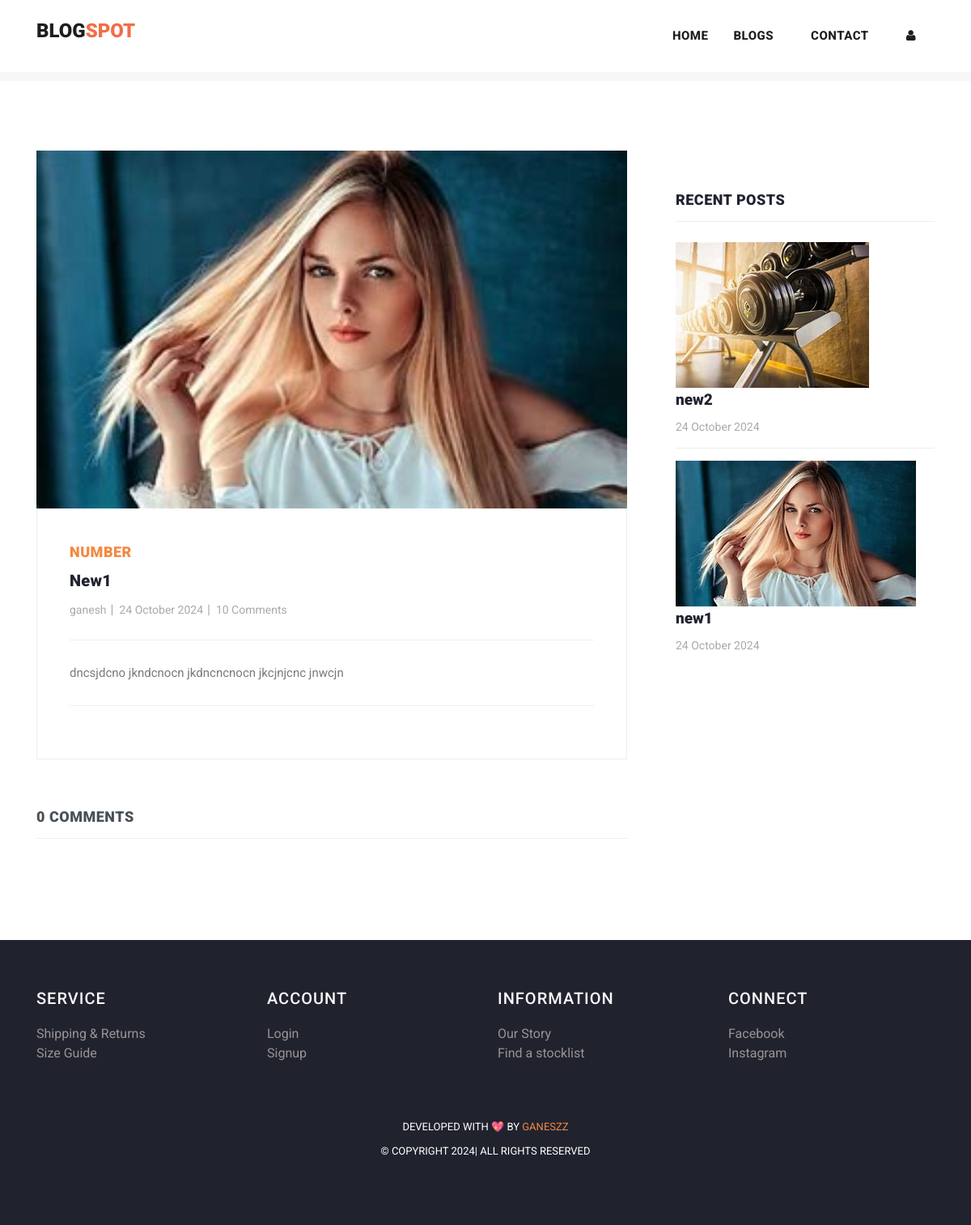
/post/1, run on the app's committed database.
### myapp/models.py (models this page shows, shortened)
class Post(models.Model):
    postname = models.CharField(max_length=600)
    category = models.CharField(max_length=600)
    image = models.ImageField(upload_to='images/posts',blank=True,null=True)
    content = models.CharField(max_length=100000)
    time = models.CharField(default=time,max_length=100, blank=True)
    likes = models.IntegerField(null=True,blank=True,default=0)
    user = models.ForeignKey(User,on_delete=models.CASCADE)

### myapp/views.py (the view)
# urls.py: path("post/<int:id>",views.post,name="post"),
def post(request,id):
    post = Post.objects.get(id=id)
    return render(request,"post-details.html",{
        "user":request.user,
        'post':Post.objects.get(id=id),
        'recent_posts':Post.objects.all().order_by("-id"),
        'media_url':settings.MEDIA_URL,
        'comments':Comment.objects.filter(post_id = post.id),
        'total_comments': len(Comment.objects.filter(post_id = post.id))
    })

### templates/post-details.html (shortened to what this page needs)
{% load static %}
<!DOCTYPE html>
<html lang="en">
  <head>
    <link href="https://cdn.jsdelivr.net/npm/bootstrap@5.3.0-alpha3/dist/css/bootstrap.min.css" rel="stylesheet">
    <link href="{% static 'vendor/bootstrap/css/bootstrap.min.css' %}" rel="stylesheet">
    <link rel="stylesheet" href="{% static 'assets/css/fontawesome.css' %}">
    <link rel="stylesheet" href="{% static 'assets/css/templatemo-stand-blog.css' %}">
    <link rel="stylesheet" href="{% static 'assets/css/owl.css' %}">
  </head>
  <body>
    {%include 'header.html'%}
    <section class="blog-posts grid-system">
      <div class="container">
        <div class="row">
          <div class="col-lg-8">
            <div class="all-blog-posts">
              <div class="row">
                <div class="col-lg-12">
                  <div class="blog-post">
                    <div class="blog-thumb">
                      <img src="{{media_url}}{{post.image}}" alt="post_image">
                    </div>
                    <div class="down-content">
                      <span>{{post.category}}</span>
                      <a><h4>{{post.postname}}</h4></a>
                      <ul class="post-info">
                        <li><a href="#">{{post.user}}</a></li>
                        <li><a href="#">{{post.time}}</a></li>
                        <li><a href="#">10 Comments</a></li>
                      </ul>
                      <p>{{post.content}}</p>
                    </div>
                  </div>
                </div>
                <div class="col-lg-12">
                  <div class="sidebar-item comments">
                    <div class="sidebar-heading">
                      <h2 class="text-dark-emphasis">{{total_comments}} comments</h2>
                    </div>
                  </div>
                </div>
              </div>
            </div>
          </div>
          <div class="col-lg-4">
            <div class="sidebar">
              <div class="row">
                <div class="col-lg-12">
                  <div class="sidebar-item recent-posts">
                    <div class="sidebar-heading">
                      <h2>Recent Posts</h2>
                    </div>
                    <div class="content">
                      <ul>
                        {% for post in recent_posts|slice:"0:4" %}
                        <li>
                          <img src="{{media_url}}{{post.image}}" class="img-fluid" alt="">
                          <a href="post-details.html">
                            <a href="{% url 'post' post.id %}" class="text-decoration-none text-dark"><h5>{{post.postname}}</h5></a>
                          <span>{{post.time}}</span>
                        </a></li>
                        {% endfor %}
                      </ul>
                    </div>
                  </div>
                </div>
              </div>
            </div>
          </div>
        </div>
      </div>
    </section>
   {% include "footer.html" %}
  </body>
</html>

### static/assets/css/templatemo-stand-blog.css (style rules this page uses)
body { font-family: 'Roboto', sans-serif; overflow-x: hidden; text-rendering: optimizeLegibility; -webkit-font-smoothing: antialiased; -moz-osx-font-smoothing: grayscale; }
p { margin-bottom: 0px; font-size: 15px; font-weight: 400; color: #7a7a7a; line-height: 30px; }
a { text-decoration: none!important; }
ul { padding: 0; margin: 0; list-style: none; }
h1,h2,h3,h4,h5,h6 { margin: 0px; }
.blog-posts { margin-top: 100px; }
.blog-posts .blog-post { margin-bottom: 30px; }
.blog-posts .blog-thumb img { width: 100%; overflow: hidden; }
.blog-posts .down-content { padding: 40px; border-right: 1px solid #eee; border-left: 1px solid #eee; border-bottom: 1px solid #eee; }
.blog-posts .down-content span { font-size: 18px; text-transform: uppercase; letter-spacing: 0.5px; font-weight: 900; color: #f48840; }
.blog-posts .down-content h4 { font-size: 24px; text-transform: capitalize; letter-spacing: 0.5px; font-weight: 900; color: #20232e; margin: 10px 0px 12px 0px; }
.blog-posts .down-content ul.post-info li { display: inline-block; margin-right: 8px; }
.blog-posts .down-content ul.post-info li:after { content: '|'; color: #aaa; margin-left: 8px; }
.blog-posts .down-content h4 { font-size: 20px; letter-spacing: 0.25px; }
.grid-system .down-content ul.post-info li { margin-right: 3px; }
.grid-system .down-content ul.post-info li:after { margin-left: 5px; }
.blog-posts .down-content ul.post-info li:last-child::after { display: none; }
.blog-posts .down-content ul.post-info li a { font-size: 14px; color: #aaa; font-weight: 400; transition: all .3s; }
.blog-posts .down-content p { padding: 25px 0px; margin: 25px 0px; border-top: 1px solid #eee; border-bottom: 1px solid #eee; }
.blog-posts .sidebar-heading h2 { font-size: 18px; text-transform: uppercase; font-weight: 900; letter-spacing: 0.5px; color: #20232e; border-bottom: 1px solid #eee; padding-bottom: 15px; margin-bottom: 25px; }
.blog-posts .comments { margin-top: 30px; }
.sidebar { margin-left: 30px; }
.sidebar .sidebar-item { margin-top: 50px; }
.sidebar .sidebar-heading h2 { font-size: 18px; text-transform: uppercase; font-weight: 900; letter-spacing: 0.5px; color: #20232e; border-bottom: 1px solid #eee; padding-bottom: 15px; margin-bottom: 25px; }
.sidebar .recent-posts ul li { margin-bottom: 15px; padding-bottom: 15px; border-bottom: 1px solid #eee; }
.sidebar .recent-posts ul li:last-child { margin-bottom: 0px; padding-bottom: 0px; border-bottom: none; }
.sidebar .recent-posts ul li h5 { font-size: 19px; font-weight: 900; color: #20232e; line-height: 30px; transition: all 0.3s; }
.sidebar .recent-posts ul li span { display: block; font-size: 14px; color: #aaa; margin-top: 8px; }

### templates/footer.html (style rules this page uses)
h4 { text-align: left; color: #dfdada; letter-spacing: 1px; margin-bottom: 20px; font-size: 20px; }
li { text-decoration: none; text-align: left; }
li a { color: rgb(153, 147, 147); }

### data on the page
Post: image (picture), category "NUMBER", postname "New1", user "ganesh", time "24 October 2024", content "dncsjdcno jkndcnocn jkdncncnocn jkcjnjcnc jnwcjn", postname "new1"
Post: image (picture), postname "new2", time "24 October 2024"

### other printed values
{{ total_comments }} "0"
